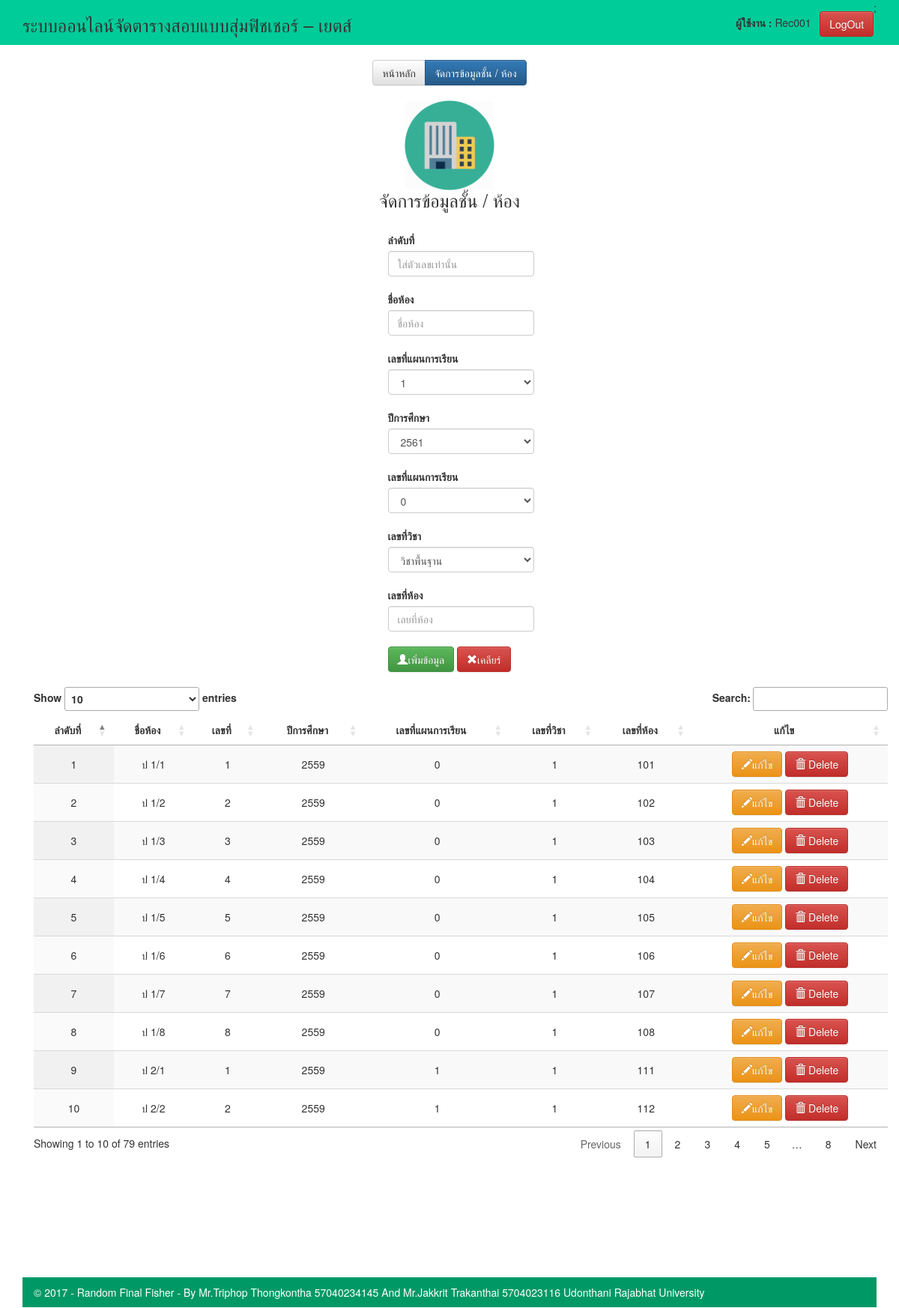
Screenshot of /Room.php (signed in) with the database file from the repository.
### tables this page shows
CREATE TABLE `room` (
  `rno` int(11) NOT NULL,
  `rname` varchar(50) default NULL,
  `classno` smallint(6) default NULL,
  `Educyear` smallint(6) default NULL,
  `levelno` smallint(6) default NULL,
  `Majorno` smallint(6) default NULL,
  `Roomno` smallint(6) default NULL,
  PRIMARY KEY  (`rno`)
);

### Room.php (the view, shortened to what this page needs)
<?php
    include_once 'header.php';
?>
         <link href="https://maxcdn.bootstrapcdn.com/bootstrap/3.3.5/css/bootstrap.min.css" rel="stylesheet">
            <link rel="stylesheet" type="text/css" href="https://cdn.datatables.net/1.10.16/css/jquery.dataTables.min.css">
            <link rel="stylesheet" href="https://maxcdn.bootstrapcdn.com/bootstrap/3.3.7/css/bootstrap.min.css">
            <link rel="stylesheet" href="https://maxcdn.bootstrapcdn.com/bootstrap/3.3.7/css/bootstrap-theme.min.css">
            <div class="main-wrapper"><br>
            <div align="Center">
                                   <div class="btn-group">
                                    <a class="btn btn-default" href="admin1.php" role="button">หน้าหลัก</a>
                                    <button type="button" class="btn btn-primary">จัดการข้อมูลชั้น / ห้อง</button>
                                    </div>
            </div>
                <?php
                if (isset($_SESSION['username'])) {
                    ?>
                    <h3 align="center"><img src = "Images/Room.png" width='120' border="0"><br>จัดการข้อมูลชั้น / ห้อง</td></h3><br>
                <div class="container" ng-app="myApp" ng-controller="customersController">
                <table align="center" width="100%">
                    <tr align="center">
                        <td align="center">
                            <table align="100">
                                <tr>
                                    <td align="left">
                                        <form action="includes/Room.inc.php" name="frmAdd" method="POST">
                                            <label for="sel1">ลำดับที่</label>
                                                 <input class="form-control" type="text" name="rno" placeholder="ใส่ตัวเลขเท่านั้น" maxlength="3" onkeypress="check_key_number();" ><br>
                                            <label for="sel1">ชื่อห้อง</label>
                                                 <input class="form-control" type="text" name="rname" placeholder="ชื่อห้อง" maxlength="100"><br>
                                            <label for="sel1">เลขที่แผนการเรียน</label>
                                                  <select  class="form-control"  name="classno" placeholder="เลขที่แผนการเรียน">
                                                        <option value="1" selected="selected">1</option>
                                                  </select><br>
                                            <label for="sel1">ปีการศึกษา</label>
                                                  <select  class="form-control"  name="Educyear" placeholder="ปีการศึกษา">
                                                        <option value="2561" selected="selected">2561</option>
                                                  </select><br>
                                              <label for="sel1">เลขที่แผนการเรียน</label>
                                                  <select  class="form-control"  name="levelno" placeholder="เลขที่แผนการเรียน">
                                                        <option value="0" selected="selected">0</option>
                                                  </select><br>
                                                <label for="sel1">เลขที่วิชา</label>
                                                  <select class="form-control" name="Majorno">
                                                    <option value="0" selected="selected">วิชาพื้นฐาน</option>
                                                  </select><br>
                                                <label for="sel1">เลขที่ห้อง</label>
                                                  <input class="form-control" type="text" name="Roomno" placeholder="เลยที่ห้อง" maxlength="3" id="Roomno" onblur="checknumber2();"><br>
                                            <button class="btn btn-success" ng-click="editUser('new')" type="submit" name="submit">
                                            <span class="glyphicon glyphicon-user"></span>เพิ่มข้อมูล</button>
                                            <button class="btn btn-danger" ng-click="editUser('new')" type="reset" name="Reset">
                                            <span class="glyphicon glyphicon-remove"></span>เคลียร์</button>
                                        </form>
                                    </td>
                                </tr>
                            </table>
                        </td>
                    </tr>
                </table>
            <br>
          <?php
             $strSQL = "SELECT * FROM room ";
            $objQuery = mysql_query($strSQL) or die ("Error Query [".$strSQL."]");
            ?>
    <table id="example" class="display" cellspacing="0" width="100%">
        <thead>
            <tr>
                <th> <div align="center">ลำดับที่ </div></th>
                <th> <div align="center">ชื่อห้อง </div></th>
                <th> <div align="center">เลขที่</div></th>
                <th> <div align="center">ปีการศึกษา </div></th>
                <th> <div align="center">เลขที่แผนการเรียน </div></th>
                <th> <div align="center">เลขที่วิชา </div></th>
                <th> <div align="center">เลขที่ห้อง</div></th>
                <th> <div align="center">แก้ไข </div></th>
            </tr>
        </thead>
        <tbody>
            <?php while($objResult = mysql_fetch_array($objQuery)) { ?>
                <tr>
                    <td><div align="center"><?php echo $objResult["rno"];?></div></td>
                    <td><div align="center"><?php echo $objResult["rname"];?></div></td>
                    <td><div align="center"><?php echo $objResult["classno"];?></div></td>
                    <td><div align="center"><?php echo $objResult["Educyear"];?></div></td>
                    <td><div align="center"><?php echo $objResult["levelno"];?></div></td>
                    <td><div align="center"><?php echo $objResult["Majorno"];?></div></td>
                    <td><div align="center"><?php echo $objResult["Roomno"];?></div></td>
                    <td>
                        <div align="center">
                                <a href="includes/Room.Edit.php?rno=<?php echo $objResult["rno"];?>" >
                                <button type="button" class="btn btn-warning">
                                <span class="glyphicon glyphicon-pencil"></span>แก้ไข</button></a>
                            <a href="JavaScript:if(confirm('ต้องการลบข้อมูลนี้หรือไม่ ?') == true){window.location='includes/Room.Del.php?rno=<?php echo $objResult["rno"];?>';}">
                                <button type="button" class="btn btn-danger">
                                    <span class="glyphicon glyphicon-trash"></span>
                                       Delete
                                </button>
                            </a>
                        </div>
                    </td>
                </tr>
            <?php } ?>
        </tbody>
    </table>
</body>
</html>
                    <?php
                }else{
                    ?>
                    <br><br>
                    <h1 align="center">ระบบจัดตารางสอบอัตโนมัติแบบสุ่มออนไลน์</h1><br>
                    <p align="center">("กรุณาล็อกอินเข้าสู่ระบบ")</p>
                    <?php
                }
                ?>
<?php
    include_once 'footer.php';
?>

### header.php (shortened to what this page needs)
<!DOCTYPE html>
	<html>
		<head>
			<link rel="stylesheet" type="text/css" href="style.css">
			<link rel="stylesheet" href="https://maxcdn.bootstrapcdn.com/bootstrap/3.3.7/css/bootstrap.min.css">
			<link rel="stylesheet" href="https://maxcdn.bootstrapcdn.com/bootstrap/3.3.7/css/bootstrap-theme.min.css">
		</head>
		<body>
		<header>
			<nav>
				<div class="main-wrapper">
					<ul>
						<li><h3>ระบบออนไลน์จัดตารางสอบแบบสุ่มฟิชเชอร์ – เยตส์</h3></li>
					</ul>
					<div class="nav-login">
						<?php if (isset($_SESSION['username'])): ?>
							<form action="logout.php" method="POST"><b>ผู้ใช้งาน : </b><?php echo $_SESSION['username'];?>&nbsp;&nbsp;
								<button type="submit" name="submit" class="btn btn-danger">LogOut</button>
							</form>;
						<?php endif; ?>
					</div>
				</div>
			</nav>
		</header>
	</body>

### footer.php (shortened to what this page needs)
<link rel="stylesheet" href="css.css">
    <link href="https://fortawesome.github.io/Font-Awesome/assets/font-awesome/css/font-awesome.css" rel="stylesheet">
<div class="copyright">
    <div class="col-md-10">
      <p align="center">© 2017 - Random Final Fisher - By Mr.Triphop Thongkontha 57040234145 And Mr.Jakkrit Trakanthai 5704023116 Udonthani Rajabhat University </p>
    </div>
  </div>
</body>
</html>

### style.css (style rules this page uses)
html, body, div, span, object, iframe, h1, h2, h3, h4, h5, h6, p, blockquote, pre, abbr, address, cite, code, del, dfn, em, img, ins, kbd, q, samp, small, strong, sub, sup, var, b, i, dl, dt, dd, ol, ul, li, fieldset, form, label, legend, article, aside, canvas, details, figcaption, figure, footer, header, hgroup, menu, nav, section, summary, time, mark, audio, video { margin:0; padding:0; border:0; outline:0; font-size:100%; vertical-align:baseline; background:transparent; }
body { line-height:1; }
article,aside,details,figcaption,figure, footer,header,hgroup,menu,nav,section { display:block; }
nav ul { list-style:none; }
a { margin:0; padding:0; font-size:100%; vertical-align:baseline; background:transparent; }
table { border-collapse:collapse; border-spacing:0; border-width:0px 1px; }
input, select { vertical-align:middle; width: 180px; }
.main-wrapper { margin: 0 auto; width: 95%; }
a { text-decoration: }
body { background-color: }
header nav { width: 100%; height: 60px; background-color: #00CC99; }
header nav ul { float: left; }
header nav ul li { float: left; list-style: none; }
header .nav-login { float: right; }
header .nav-login form { float: left; padding-top: 15px; }

### css.css (style rules this page uses)
ul,li { padding:0; margin:0; }
li { list-style-type:none; }
.copyright { min-height:40px; background-color:#009966; }
.copyright p { text-align:left; color:#FFF; padding:10px 0; margin-bottom:0; }

### rows the page displays
room: rno "1", rname "ป 1/1", classno "1", Educyear "2559", levelno "0", Majorno "1", Roomno "101"
room: rno "2", rname "ป 1/2", classno "2", Educyear "2559", levelno "0", Majorno "1", Roomno "102"
room: rno "3", rname "ป 1/3", classno "3", Educyear "2559", levelno "0", Majorno "1", Roomno "103"
room: rno "4", rname "ป 1/4", classno "4", Educyear "2559", levelno "0", Majorno "1", Roomno "104"
room: rno "5", rname "ป 1/5", classno "5", Educyear "2559", levelno "0", Majorno "1", Roomno "105"
room: rno "6", rname "ป 1/6", classno "6", Educyear "2559", levelno "0", Majorno "1", Roomno "106"
room: rno "7", rname "ป 1/7", classno "7", Educyear "2559", levelno "0", Majorno "1", Roomno "107"
room: rno "8", rname "ป 1/8", classno "8", Educyear "2559", levelno "0", Majorno "1", Roomno "108"
room: rno "9", rname "ป 2/1", classno "1", Educyear "2559", levelno "1", Majorno "1", Roomno "111"
room: rno "10", rname "ป 2/2", classno "2", Educyear "2559", levelno "1", Majorno "1", Roomno "112"

### other values shown
$_SESSION['username'] "Rec001"
